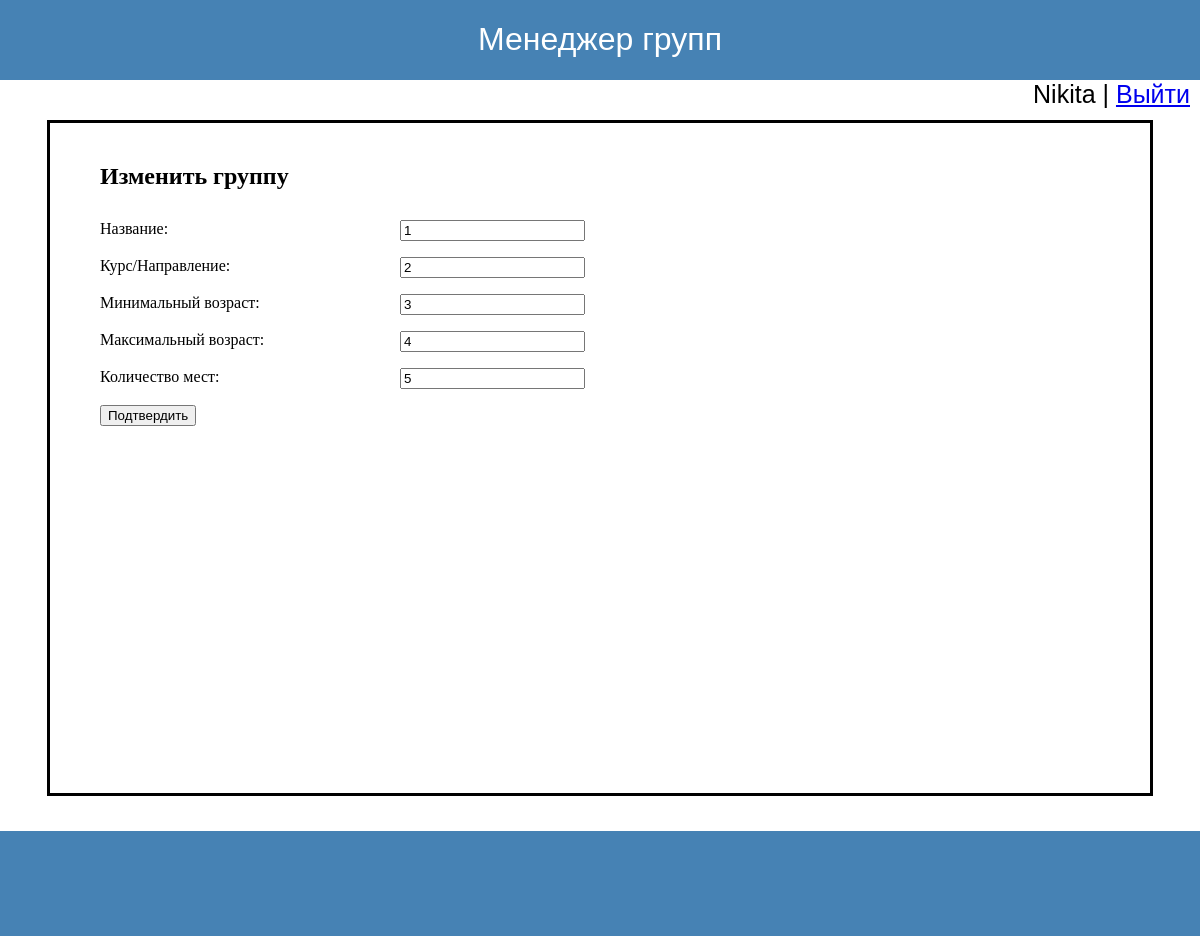
Page /change_group/21 (signed in) on the committed database.
### manager/models.py (models this page shows, shortened)
class Group(models.Model):
    user = models.ForeignKey(User, on_delete = models.CASCADE)
    name = models.CharField(max_length = 20, verbose_name="Название")
    course = models.CharField(max_length = 20, verbose_name="Курс/Направление")
    minAge = models.PositiveIntegerField(verbose_name="Минимальный возраст")
    maxAge = models.PositiveIntegerField(verbose_name="Максимальный возраст")
    members_amount = models.PositiveIntegerField(verbose_name="Количество записанных")
    capacity = models.PositiveIntegerField(verbose_name="Количество мест")

### manager/views.py (the view)
# urls.py: path('change_group/<int:pk>', ChangeGroup.as_view(), name = 'change'),
class ChangeGroup(UpdateView):
    model = Group
    form_class = AddGroupForm
    template_name = 'change.html'
    success_url = reverse_lazy('groups')
    context_object_name = 'group'
    def get_context_data(self, *, object_list = None, **kwargs):
        context = super().get_context_data(**kwargs)
        context['title'] = 'Изменить группу'
        context['button_title'] = 'Подтвердить'
        return context

### manager/forms.py (shortened to what this page needs)
class AddGroupForm(forms.ModelForm):
    class Meta:
        model = Group
        fields = ['name', 'course', 'minAge', 'maxAge', 'capacity']

### manager/templates/change.html
{% extends "base.html" %}
{% block main %}
    {% if request.user.id == group.user.id %}
        {% include "form.html" with form=form button_title=button_title request_method='post' %}
    {% else %}
        <meta http-equiv="Refresh" content="0; {% url 'not_your_group' %}">
    {% endif %}
{% endblock main %}

### manager/templates/base.html (shortened to what this page needs)
<!DOCTYPE html>
{% load static %}
<html>
<head>
    <link rel="stylesheet" href="{% static 'css/style.css' %}" />
</head>
<body>
    <header class="colors">
        <h1 class="label">Менеджер групп</h1>
        {% block in-out %}
            {% if request.user.is_authenticated %}
                <p class="label user-out"> {{user.username}} | <a href="{% url 'logout' %}">Выйти</a></p>
            {% else %}
                <meta http-equiv="Refresh" content="0; {% url 'login' %}">
            {% endif %}
        {% endblock in-out %}
    </header>
    <main>
        <h2>{{title}}</h2>
        {% block main %}{% endblock main %}
    </main>
    <footer class="colors label"></footer>
</body>
</html>

### manager/templates/form.html (shortened to what this page needs)
<form method="{{request_method}}">
    {% for f in form %}
    <p>
        <label class="form-label" for="{{ f.id_for_label }}">
            {{f.label}}:
        </label>{{ f }}
    </p>
    {% endfor %}
    <button type="submit" name="{{button_name}}">{{button_title}}</button>
</form>

### manager/static/css/style.css (style rules this page uses)
body, html { width: 100%; margin: 0px; background-color:white; }
body { min-height: 100%; padding-top: 120px; padding-bottom: 120px; }
header { height: 80px; position: absolute; left: 0; top: 0; right: 0; }
h1 { text-align: center; }
h2 { margin-bottom: 30px; }
main { height: 600px; margin: 0px auto 20px; padding: 50px; padding-top: 20px; border: solid; width: 1000px }
footer { position: fixed; height: 100px; left: 0; right: 0; bottom:0; padding-left: 10px; padding-top: 5px; font-size: 20px; }
.form-label { display: inline-block; min-width: 300px; vertical-align: top; }
.colors { color: white; background-color: #4682B4; }
.label { font-family: Impact, Haettenschweiler, 'Arial Narrow Bold', sans-serif; font-weight: 10; }
.user-out { text-align: right; color: #000; font-size: 25px; margin: 10px; }

### rows in the picture
Group: form "1" "2" "3" "4" "5"

### other values in the picture
{{ user.username }} "Nikita"
{{ title }} "Изменить группу"
{{ f.label }} "Название" "Курс/Направление" "Минимальный возраст" "Максимальный возраст" "Количество мест"
{{ button_title }} "Подтвердить"
